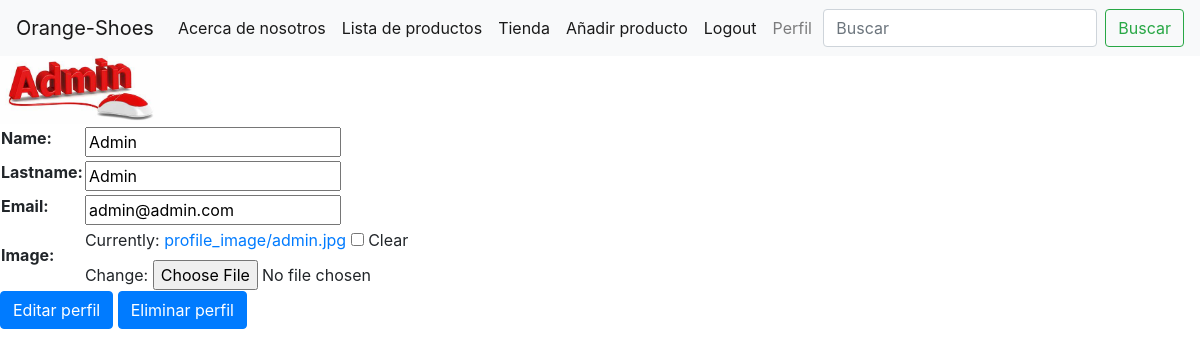
The page /users/profile/ (signed in) on the database its author committed.
### users/models.py (models this page shows, shortened)
class User_profile(models.Model):
    user=models.OneToOneField(User,on_delete=models.CASCADE,related_name="profile")
    name=models.CharField(max_length=30,blank=True)
    lastname=models.CharField(max_length=50,blank=True)
    email = models.CharField(max_length=50,default = "")
    image=models.ImageField(upload_to="profile_image/",blank=True)

### users/views.py (the view)
# urls.py: path("profile/",show_profile,name="profile"),
@login_required
def show_profile(request):
    profile = get_object_or_404(User_profile,user=request.user)
    form = User_profile_Form(instance=profile)
    context = {'form':form}
    return render(request,"show_profile.html",context)

### users/forms.py
class User_profile_Form(ModelForm):
    class Meta:
        model = User_profile
        fields = ['name','lastname','email','image']

### products/context_processor.py (called while the page is built)
def total_cart(request):
    total = 0
    if request.user.is_authenticated:
        if "cart" in request.session.keys():
            for key, value in request.session["cart"].items():
                total += int(value["acumulated"])
    return {"total_cart": total}

### templates/show_profile.html (shortened to what this page needs)
{% extends "base.html" %}
{% block contenido_que_cambia %}
{% if user.profile.image %}
      <img src="{{user.profile.image.url}}"  style="width: 10rem; " alt="">
      {% else %}
<form action="" method="POST" enctype="multipart/form-data">
    {% endif %}
<table>
    {{form.as_table}}
</table>
<a href="{% url 'edit-profile'  %}" class="btn btn-primary">Editar perfil</a>
<a href="{% url 'delete-profile'  %}" class="btn btn-primary">Eliminar perfil</a>
{% endblock %}

### rows shown on the page
User_profile: name "Admin", lastname "Admin", email "admin@admin.com"
